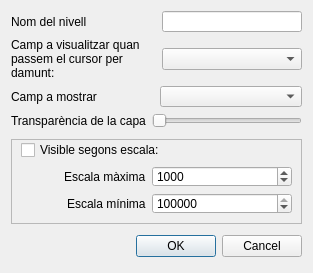
<?xml version="1.0" encoding="UTF-8"?>
<ui version="4.0">
 <class>QvVisualitzacioCapa</class>
 <widget class="QDialog" name="QvVisualitzacioCapa">
  <property name="geometry">
   <rect>
    <x>0</x>
    <y>0</y>
    <width>313</width>
    <height>273</height>
   </rect>
  </property>
  <property name="windowTitle">
   <string>Opcions de visualització de capa</string>
  </property>
  <layout class="QGridLayout" name="gridLayout_2">
   <item row="0" column="0">
    <layout class="QHBoxLayout" name="horizontalLayout">
     <item>
      <widget class="QLabel" name="label">
       <property name="text">
        <string>Nom del nivell</string>
       </property>
      </widget>
     </item>
     <item>
      <spacer name="horizontalSpacer_3">
       <property name="orientation">
        <enum>Qt::Horizontal</enum>
       </property>
       <property name="sizeHint" stdset="0">
        <size>
         <width>40</width>
         <height>20</height>
        </size>
       </property>
      </spacer>
     </item>
     <item>
      <widget class="QLineEdit" name="txtLayerName">
       <property name="minimumSize">
        <size>
         <width>140</width>
         <height>0</height>
        </size>
       </property>
       <property name="maximumSize">
        <size>
         <width>200</width>
         <height>21</height>
        </size>
       </property>
       <property name="cursorPosition">
        <number>0</number>
       </property>
      </widget>
     </item>
    </layout>
   </item>
   <item row="8" column="0">
    <spacer name="verticalSpacer">
     <property name="orientation">
      <enum>Qt::Vertical</enum>
     </property>
     <property name="sizeType">
      <enum>QSizePolicy::Fixed</enum>
     </property>
     <property name="sizeHint" stdset="0">
      <size>
       <width>20</width>
       <height>5</height>
      </size>
     </property>
    </spacer>
   </item>
   <item row="10" column="0">
    <spacer name="verticalSpacer_2">
     <property name="orientation">
      <enum>Qt::Vertical</enum>
     </property>
     <property name="sizeType">
      <enum>QSizePolicy::Fixed</enum>
     </property>
     <property name="sizeHint" stdset="0">
      <size>
       <width>20</width>
       <height>5</height>
      </size>
     </property>
    </spacer>
   </item>
   <item row="9" column="0">
    <widget class="QFrame" name="frame">
     <property name="minimumSize">
      <size>
       <width>0</width>
       <height>85</height>
      </size>
     </property>
     <property name="maximumSize">
      <size>
       <width>16777215</width>
       <height>85</height>
      </size>
     </property>
     <property name="frameShape">
      <enum>QFrame::StyledPanel</enum>
     </property>
     <property name="frameShadow">
      <enum>QFrame::Raised</enum>
     </property>
     <layout class="QGridLayout" name="gridLayout">
      <property name="topMargin">
       <number>0</number>
      </property>
      <item row="0" column="0">
       <widget class="QCheckBox" name="chkScale">
        <property name="text">
         <string>Visible segons escala:</string>
        </property>
       </widget>
      </item>
      <item row="1" column="0">
       <layout class="QHBoxLayout" name="horizontalLayout_4">
        <item>
         <spacer name="horizontalSpacer_2">
          <property name="orientation">
           <enum>Qt::Horizontal</enum>
          </property>
          <property name="sizeHint" stdset="0">
           <size>
            <width>30</width>
            <height>20</height>
           </size>
          </property>
         </spacer>
        </item>
        <item>
         <widget class="QLabel" name="lblMaxScale">
          <property name="enabled">
           <bool>true</bool>
          </property>
          <property name="text">
           <string>Escala màxima</string>
          </property>
         </widget>
        </item>
        <item>
         <widget class="QSpinBox" name="maxScaleSpinBox">
          <property name="enabled">
           <bool>true</bool>
          </property>
          <property name="minimumSize">
           <size>
            <width>140</width>
            <height>0</height>
           </size>
          </property>
          <property name="maximumSize">
           <size>
            <width>16777215</width>
            <height>21</height>
           </size>
          </property>
          <property name="minimum">
           <number>1</number>
          </property>
          <property name="maximum">
           <number>100000000</number>
          </property>
          <property name="singleStep">
           <number>1000</number>
          </property>
          <property name="value">
           <number>1000</number>
          </property>
         </widget>
        </item>
       </layout>
      </item>
      <item row="2" column="0">
       <layout class="QHBoxLayout" name="horizontalLayout_3">
        <item>
         <spacer name="horizontalSpacer">
          <property name="orientation">
           <enum>Qt::Horizontal</enum>
          </property>
          <property name="sizeHint" stdset="0">
           <size>
            <width>30</width>
            <height>20</height>
           </size>
          </property>
         </spacer>
        </item>
        <item>
         <widget class="QLabel" name="lblMinScale">
          <property name="enabled">
           <bool>true</bool>
          </property>
          <property name="text">
           <string>Escala mínima</string>
          </property>
         </widget>
        </item>
        <item>
         <widget class="QSpinBox" name="minScaleSpinBox">
          <property name="enabled">
           <bool>true</bool>
          </property>
          <property name="minimumSize">
           <size>
            <width>140</width>
            <height>0</height>
           </size>
          </property>
          <property name="maximumSize">
           <size>
            <width>16777215</width>
            <height>21</height>
           </size>
          </property>
          <property name="buttonSymbols">
           <enum>QAbstractSpinBox::UpDownArrows</enum>
          </property>
          <property name="accelerated">
           <bool>true</bool>
          </property>
          <property name="minimum">
           <number>1</number>
          </property>
          <property name="maximum">
           <number>100000000</number>
          </property>
          <property name="singleStep">
           <number>1000</number>
          </property>
          <property name="value">
           <number>1000000</number>
          </property>
         </widget>
        </item>
       </layout>
      </item>
     </layout>
    </widget>
   </item>
   <item row="1" column="0">
    <layout class="QHBoxLayout" name="horizontalLayout_5">
     <item>
      <widget class="QLabel" name="label_3">
       <property name="text">
        <string>Camp a visualitzar quan  passem el cursor per damunt: </string>
       </property>
       <property name="wordWrap">
        <bool>true</bool>
       </property>
      </widget>
     </item>
     <item>
      <widget class="QComboBox" name="cbTipField">
       <property name="minimumSize">
        <size>
         <width>140</width>
         <height>0</height>
        </size>
       </property>
       <property name="maximumSize">
        <size>
         <width>140</width>
         <height>16777215</height>
        </size>
       </property>
      </widget>
     </item>
    </layout>
   </item>
   <item row="11" column="0">
    <widget class="QDialogButtonBox" name="buttonBox">
     <property name="orientation">
      <enum>Qt::Horizontal</enum>
     </property>
     <property name="standardButtons">
      <set>QDialogButtonBox::Cancel|QDialogButtonBox::Ok</set>
     </property>
     <property name="centerButtons">
      <bool>false</bool>
     </property>
    </widget>
   </item>
   <item row="2" column="0">
    <layout class="QHBoxLayout" name="horizontalLayout_2">
     <item>
      <widget class="QLabel" name="lblDisplayField">
       <property name="text">
        <string>Camp a mostrar</string>
       </property>
      </widget>
     </item>
     <item>
      <widget class="QComboBox" name="cboDisplayFieldName">
       <property name="minimumSize">
        <size>
         <width>140</width>
         <height>0</height>
        </size>
       </property>
       <property name="maximumSize">
        <size>
         <width>200</width>
         <height>21</height>
        </size>
       </property>
      </widget>
     </item>
    </layout>
   </item>
   <item row="5" column="0">
    <layout class="QHBoxLayout" name="horizontalLayout_6">
     <item>
      <widget class="QLabel" name="label_2">
       <property name="maximumSize">
        <size>
         <width>16777215</width>
         <height>20</height>
        </size>
       </property>
       <property name="text">
        <string>Transparència de la capa</string>
       </property>
      </widget>
     </item>
     <item>
      <widget class="QSlider" name="sliderTransparencia">
       <property name="orientation">
        <enum>Qt::Horizontal</enum>
       </property>
      </widget>
     </item>
    </layout>
   </item>
  </layout>
 </widget>
 <resources/>
 <connections>
  <connection>
   <sender>buttonBox</sender>
   <signal>accepted()</signal>
   <receiver>QvVisualitzacioCapa</receiver>
   <slot>accept()</slot>
   <hints>
    <hint type="sourcelabel">
     <x>248</x>
     <y>254</y>
    </hint>
    <hint type="destinationlabel">
     <x>157</x>
     <y>274</y>
    </hint>
   </hints>
  </connection>
  <connection>
   <sender>buttonBox</sender>
   <signal>rejected()</signal>
   <receiver>QvVisualitzacioCapa</receiver>
   <slot>reject()</slot>
   <hints>
    <hint type="sourcelabel">
     <x>316</x>
     <y>260</y>
    </hint>
    <hint type="destinationlabel">
     <x>286</x>
     <y>274</y>
    </hint>
   </hints>
  </connection>
 </connections>
</ui>
